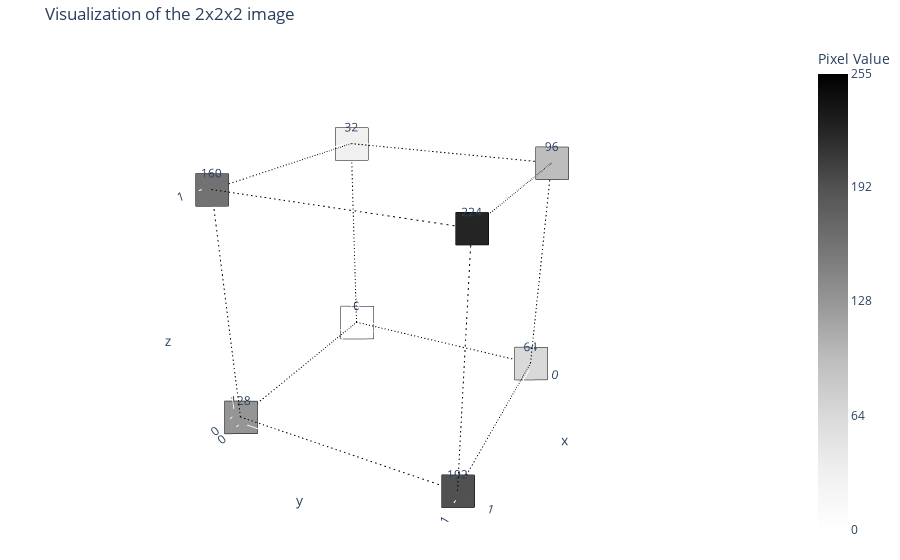

The cell this chart's notebook holds for it:
### Code cell
plot_3d_image(image, title="Visualization of the 2x2x2 image", draw_grid=True)

### Figure 1 — Plotly figure (JSON) as saved in the notebook; plotly's stock layout.template omitted (floating-point values rounded to 4 significant figures)
{"data": [{"marker": {"cmax": 255, "cmin": 0, "color": [0, 32, 64, 96, 128, 160, 192, 224], "colorbar": {"ticktext": ["0", "64", "128", "192", "255"], "tickvals": [0, 64, 128, 192, 255], "title": {"text": "Pixel Value"}}, "colorscale": [[0, "rgb(255,255,255)"], [0.125, "rgb(240,240,240)"], [0.25, "rgb(217,217,217)"], [0.375, "rgb(189,189,189)"], [0.5, "rgb(150,150,150)"], [0.625, "rgb(115,115,115)"], [0.75, "rgb(82,82,82)"], [0.875, "rgb(37,37,37)"], [1, "rgb(0,0,0)"]], "line": {"color": "black", "width": 2}, "size": 12, "symbol": "square"}, "mode": "markers+text", "showlegend": false, "text": [0.0, 32.0, 64.0, 96.0, 128.0, 160.0, 192.0, 224.0], "textposition": "top center", "type": "scatter3d", "x": [0, 0, 0, 0, 1, 1, 1, 1], "y": [0, 0, 1, 1, 0, 0, 1, 1], "z": [0, 1, 0, 1, 0, 1, 0, 1]}, {"line": {"color": "black", "dash": "dash", "width": 2}, "mode": "lines", "showlegend": false, "type": "scatter3d", "x": [0, 1], "y": [0, 0], "z": [0, 0]}, {"line": {"color": "black", "dash": "dash", "width": 2}, "mode": "lines", "showlegend": false, "type": "scatter3d", "x": [0, 1], "y": [0, 0], "z": [1, 1]}, {"line": {"color": "black", "dash": "dash", "width": 2}, "mode": "lines", "showlegend": false, "type": "scatter3d", "x": [0, 1], "y": [0, 0], "z": [0, 0]}, {"line": {"color": "black", "dash": "dash", "width": 2}, "mode": "lines", "showlegend": false, "type": "scatter3d", "x": [0, 1], "y": [0, 0], "z": [1, 1]}, {"line": {"color": "black", "dash": "dash", "width": 2}, "mode": "lines", "showlegend": false, "type": "scatter3d", "x": [0, 1], "y": [0, 0], "z": [0, 0]}, {"line": {"color": "black", "dash": "dash", "width": 2}, "mode": "lines", "showlegend": false, "type": "scatter3d", "x": [0, 1], "y": [0, 0], "z": [1, 1]}, {"line": {"color": "black", "dash": "dash", "width": 2}, "mode": "lines", "showlegend": false, "type": "scatter3d", "x": [0, 1], "y": [0, 0], "z": [0, 0]}, {"line": {"color": "black", "dash": "dash", "width": 2}, "mode": "lines", "showlegend": false, "type": "scatter3d", "x": [0, 1], "y": [0, 0], "z": [1, 1]}, {"line": {"color": "black", "dash": "dash", "width": 2}, "mode": "lines", "showlegend": false, "type": "scatter3d", "x": [0, 1], "y": [0, 0], "z": [0, 0]}, {"line": {"color": "black", "dash": "dash", "width": 2}, "mode": "lines", "showlegend": false, "type": "scatter3d", "x": [0, 1], "y": [0, 0], "z": [1, 1]}, {"line": {"color": "black", "dash": "dash", "width": 2}, "mode": "lines", "showlegend": false, "type": "scatter3d", "x": [0, 1], "y": [0, 0], "z": [0, 0]}, {"line": {"color": "black", "dash": "dash", "width": 2}, "mode": "lines", "showlegend": false, "type": "scatter3d", "x": [0, 1], "y": [0, 0], "z": [1, 1]}, {"line": {"color": "black", "dash": "dash", "width": 2}, "mode": "lines", "showlegend": false, "type": "scatter3d", "x": [0, 1], "y": [0, 0], "z": [0, 0]}, {"line": {"color": "black", "dash": "dash", "width": 2}, "mode": "lines", "showlegend": false, "type": "scatter3d", "x": [0, 1], "y": [0, 0], "z": [1, 1]}, {"line": {"color": "black", "dash": "dash", "width": 2}, "mode": "lines", "showlegend": false, "type": "scatter3d", "x": [0, 1], "y": [0, 0], "z": [0, 0]}, {"line": {"color": "black", "dash": "dash", "width": 2}, "mode": "lines", "showlegend": false, "type": "scatter3d", "x": [0, 1], "y": [0, 0], "z": [1, 1]}, {"line": {"color": "black", "dash": "dash", "width": 2}, "mode": "lines", "showlegend": false, "type": "scatter3d", "x": [0, 1], "y": [1, 1], "z": [0, 0]}, {"line": {"color": "black", "dash": "dash", "width": 2}, "mode": "lines", "showlegend": false, "type": "scatter3d", "x": [0, 1], "y": [1, 1], "z": [1, 1]}, {"line": {"color": "black", "dash": "dash", "width": 2}, "mode": "lines", "showlegend": false, "type": "scatter3d", "x": [0, 1], "y": [1, 1], "z": [0, 0]}, {"line": {"color": "black", "dash": "dash", "width": 2}, "mode": "lines", "showlegend": false, "type": "scatter3d", "x": [0, 1], "y": [1, 1], "z": [1, 1]}, {"line": {"color": "black", "dash": "dash", "width": 2}, "mode": "lines", "showlegend": false, "type": "scatter3d", "x": [0, 1], "y": [1, 1], "z": [0, 0]}, {"line": {"color": "black", "dash": "dash", "width": 2}, "mode": "lines", "showlegend": false, "type": "scatter3d", "x": [0, 1], "y": [1, 1], "z": [1, 1]}, {"line": {"color": "black", "dash": "dash", "width": 2}, "mode": "lines", "showlegend": false, "type": "scatter3d", "x": [0, 1], "y": [1, 1], "z": [0, 0]}, {"line": {"color": "black", "dash": "dash", "width": 2}, "mode": "lines", "showlegend": false, "type": "scatter3d", "x": [0, 1], "y": [1, 1], "z": [1, 1]}, {"line": {"color": "black", "dash": "dash", "width": 2}, "mode": "lines", "showlegend": false, "type": "scatter3d", "x": [0, 1], "y": [1, 1], "z": [0, 0]}, {"line": {"color": "black", "dash": "dash", "width": 2}, "mode": "lines", "showlegend": false, "type": "scatter3d", "x": [0, 1], "y": [1, 1], "z": [1, 1]}, {"line": {"color": "black", "dash": "dash", "width": 2}, "mode": "lines", "showlegend": false, "type": "scatter3d", "x": [0, 1], "y": [1, 1], "z": [0, 0]}, {"line": {"color": "black", "dash": "dash", "width": 2}, "mode": "lines", "showlegend": false, "type": "scatter3d", "x": [0, 1], "y": [1, 1], "z": [1, 1]}, {"line": {"color": "black", "dash": "dash", "width": 2}, "mode": "lines", "showlegend": false, "type": "scatter3d", "x": [0, 1], "y": [1, 1], "z": [0, 0]}, {"line": {"color": "black", "dash": "dash", "width": 2}, "mode": "lines", "showlegend": false, "type": "scatter3d", "x": [0, 1], "y": [1, 1], "z": [1, 1]}, {"line": {"color": "black", "dash": "dash", "width": 2}, "mode": "lines", "showlegend": false, "type": "scatter3d", "x": [0, 1], "y": [1, 1], "z": [0, 0]}, {"line": {"color": "black", "dash": "dash", "width": 2}, "mode": "lines", "showlegend": false, "type": "scatter3d", "x": [0, 1], "y": [1, 1], "z": [1, 1]}, {"line": {"color": "black", "dash": "dash", "width": 2}, "mode": "lines", "showlegend": false, "type": "scatter3d", "x": [0, 1], "y": [0, 0], "z": [0, 0]}, {"line": {"color": "black", "dash": "dash", "width": 2}, "mode": "lines", "showlegend": false, "type": "scatter3d", "x": [0, 1], "y": [0, 0], "z": [1, 1]}, {"line": {"color": "black", "dash": "dash", "width": 2}, "mode": "lines", "showlegend": false, "type": "scatter3d", "x": [0, 1], "y": [0, 0], "z": [0, 0]}, {"line": {"color": "black", "dash": "dash", "width": 2}, "mode": "lines", "showlegend": false, "type": "scatter3d", "x": [0, 1], "y": [0, 0], "z": [1, 1]}, {"line": {"color": "black", "dash": "dash", "width": 2}, "mode": "lines", "showlegend": false, "type": "scatter3d", "x": [0, 1], "y": [0, 0], "z": [0, 0]}, {"line": {"color": "black", "dash": "dash", "width": 2}, "mode": "lines", "showlegend": false, "type": "scatter3d", "x": [0, 1], "y": [0, 0], "z": [1, 1]}, {"line": {"color": "black", "dash": "dash", "width": 2}, "mode": "lines", "showlegend": false, "type": "scatter3d", "x": [0, 1], "y": [0, 0], "z": [0, 0]}, {"line": {"color": "black", "dash": "dash", "width": 2}, "mode": "lines", "showlegend": false, "type": "scatter3d", "x": [0, 1], "y": [0, 0], "z": [1, 1]}, {"line": {"color": "black", "dash": "dash", "width": 2}, "mode": "lines", "showlegend": false, "type": "scatter3d", "x": [0, 1], "y": [0, 0], "z": [0, 0]}, {"line": {"color": "black", "dash": "dash", "width": 2}, "mode": "lines", "showlegend": false, "type": "scatter3d", "x": [0, 1], "y": [0, 0], "z": [1, 1]}, {"line": {"color": "black", "dash": "dash", "width": 2}, "mode": "lines", "showlegend": false, "type": "scatter3d", "x": [0, 1], "y": [0, 0], "z": [0, 0]}, {"line": {"color": "black", "dash": "dash", "width": 2}, "mode": "lines", "showlegend": false, "type": "scatter3d", "x": [0, 1], "y": [0, 0], "z": [1, 1]}, {"line": {"color": "black", "dash": "dash", "width": 2}, "mode": "lines", "showlegend": false, "type": "scatter3d", "x": [0, 1], "y": [0, 0], "z": [0, 0]}, {"line": {"color": "black", "dash": "dash", "width": 2}, "mode": "lines", "showlegend": false, "type": "scatter3d", "x": [0, 1], "y": [0, 0], "z": [1, 1]}, {"line": {"color": "black", "dash": "dash", "width": 2}, "mode": "lines", "showlegend": false, "type": "scatter3d", "x": [0, 1], "y": [0, 0], "z": [0, 0]}, {"line": {"color": "black", "dash": "dash", "width": 2}, "mode": "lines", "showlegend": false, "type": "scatter3d", "x": [0, 1], "y": [0, 0], "z": [1, 1]}, {"line": {"color": "black", "dash": "dash", "width": 2}, "mode": "lines", "showlegend": false, "type": "scatter3d", "x": [0, 1], "y": [1, 1], "z": [0, 0]}, {"line": {"color": "black", "dash": "dash", "width": 2}, "mode": "lines", "showlegend": false, "type": "scatter3d", "x": [0, 1], "y": [1, 1], "z": [1, 1]}, {"line": {"color": "black", "dash": "dash", "width": 2}, "mode": "lines", "showlegend": false, "type": "scatter3d", "x": [0, 1], "y": [1, 1], "z": [0, 0]}, {"line": {"color": "black", "dash": "dash", "width": 2}, "mode": "lines", "showlegend": false, "type": "scatter3d", "x": [0, 1], "y": [1, 1], "z": [1, 1]}, {"line": {"color": "black", "dash": "dash", "width": 2}, "mode": "lines", "showlegend": false, "type": "scatter3d", "x": [0, 1], "y": [1, 1], "z": [0, 0]}, {"line": {"color": "black", "dash": "dash", "width": 2}, "mode": "lines", "showlegend": false, "type": "scatter3d", "x": [0, 1], "y": [1, 1], "z": [1, 1]}, {"line": {"color": "black", "dash": "dash", "width": 2}, "mode": "lines", "showlegend": false, "type": "scatter3d", "x": [0, 1], "y": [1, 1], "z": [0, 0]}, {"line": {"color": "black", "dash": "dash", "width": 2}, "mode": "lines", "showlegend": false, "type": "scatter3d", "x": [0, 1], "y": [1, 1], "z": [1, 1]}, {"line": {"color": "black", "dash": "dash", "width": 2}, "mode": "lines", "showlegend": false, "type": "scatter3d", "x": [0, 1], "y": [1, 1], "z": [0, 0]}, {"line": {"color": "black", "dash": "dash", "width": 2}, "mode": "lines", "showlegend": false, "type": "scatter3d", "x": [0, 1], "y": [1, 1], "z": [1, 1]}, {"line": {"color": "black", "dash": "dash", "width": 2}, "mode": "lines", "showlegend": false, "type": "scatter3d", "x": [0, 1], "y": [1, 1], "z": [0, 0]}, {"line": {"color": "black", "dash": "dash", "width": 2}, "mode": "lines", "showlegend": false, "type": "scatter3d", "x": [0, 1], "y": [1, 1], "z": [1, 1]}, {"line": {"color": "black", "dash": "dash", "width": 2}, "mode": "lines", "showlegend": false, "type": "scatter3d", "x": [0, 1], "y": [1, 1], "z": [0, 0]}, {"line": {"color": "black", "dash": "dash", "width": 2}, "mode": "lines", "showlegend": false, "type": "scatter3d", "x": [0, 1], "y": [1, 1], "z": [1, 1]}, {"line": {"color": "black", "dash": "dash", "width": 2}, "mode": "lines", "showlegend": false, "type": "scatter3d", "x": [0, 1], "y": [1, 1], "z": [0, 0]}, {"line": {"color": "black", "dash": "dash", "width": 2}, "mode": "lines", "showlegend": false, "type": "scatter3d", "x": [0, 1], "y": [1, 1], "z": [1, 1]}, {"line": {"color": "black", "dash": "dash", "width": 2}, "mode": "lines", "showlegend": false, "type": "scatter3d", "x": [0, 0], "y": [0, 1], "z": [0, 0]}, {"line": {"color": "black", "dash": "dash", "width": 2}, "mode": "lines", "showlegend": false, "type": "scatter3d", "x": [0, 0], "y": [0, 1], "z": [1, 1]}, {"line": {"color": "black", "dash": "dash", "width": 2}, "mode": "lines", "showlegend": false, "type": "scatter3d", "x": [0, 0], "y": [0, 1], "z": [0, 0]}, {"line": {"color": "black", "dash": "dash", "width": 2}, "mode": "lines", "showlegend": false, "type": "scatter3d", "x": [0, 0], "y": [0, 1], "z": [1, 1]}, {"line": {"color": "black", "dash": "dash", "width": 2}, "mode": "lines", "showlegend": false, "type": "scatter3d", "x": [0, 0], "y": [0, 1], "z": [0, 0]}, {"line": {"color": "black", "dash": "dash", "width": 2}, "mode": "lines", "showlegend": false, "type": "scatter3d", "x": [0, 0], "y": [0, 1], "z": [1, 1]}, {"line": {"color": "black", "dash": "dash", "width": 2}, "mode": "lines", "showlegend": false, "type": "scatter3d", "x": [0, 0], "y": [0, 1], "z": [0, 0]}, {"line": {"color": "black", "dash": "dash", "width": 2}, "mode": "lines", "showlegend": false, "type": "scatter3d", "x": [0, 0], "y": [0, 1], "z": [1, 1]}, {"line": {"color": "black", "dash": "dash", "width": 2}, "mode": "lines", "showlegend": false, "type": "scatter3d", "x": [0, 0], "y": [0, 1], "z": [0, 0]}, {"line": {"color": "black", "dash": "dash", "width": 2}, "mode": "lines", "showlegend": false, "type": "scatter3d", "x": [0, 0], "y": [0, 1], "z": [1, 1]}, {"line": {"color": "black", "dash": "dash", "width": 2}, "mode": "lines", "showlegend": false, "type": "scatter3d", "x": [0, 0], "y": [0, 1], "z": [0, 0]}, {"line": {"color": "black", "dash": "dash", "width": 2}, "mode": "lines", "showlegend": false, "type": "scatter3d", "x": [0, 0], "y": [0, 1], "z": [1, 1]}, {"line": {"color": "black", "dash": "dash", "width": 2}, "mode": "lines", "showlegend": false, "type": "scatter3d", "x": [0, 0], "y": [0, 1], "z": [0, 0]}, {"line": {"color": "black", "dash": "dash", "width": 2}, "mode": "lines", "showlegend": false, "type": "scatter3d", "x": [0, 0], "y": [0, 1], "z": [1, 1]}, {"line": {"color": "black", "dash": "dash", "width": 2}, "mode": "lines", "showlegend": false, "type": "scatter3d", "x": [0, 0], "y": [0, 1], "z": [0, 0]}, {"line": {"color": "black", "dash": "dash", "width": 2}, "mode": "lines", "showlegend": false, "type": "scatter3d", "x": [0, 0], "y": [0, 1], "z": [1, 1]}, {"line": {"color": "black", "dash": "dash", "width": 2}, "mode": "lines", "showlegend": false, "type": "scatter3d", "x": [0, 0], "y": [0, 1], "z": [0, 0]}, {"line": {"color": "black", "dash": "dash", "width": 2}, "mode": "lines", "showlegend": false, "type": "scatter3d", "x": [0, 0], "y": [0, 1], "z": [1, 1]}, {"line": {"color": "black", "dash": "dash", "width": 2}, "mode": "lines", "showlegend": false, "type": "scatter3d", "x": [0, 0], "y": [0, 1], "z": [0, 0]}, {"line": {"color": "black", "dash": "dash", "width": 2}, "mode": "lines", "showlegend": false, "type": "scatter3d", "x": [0, 0], "y": [0, 1], "z": [1, 1]}, {"line": {"color": "black", "dash": "dash", "width": 2}, "mode": "lines", "showlegend": false, "type": "scatter3d", "x": [0, 0], "y": [0, 1], "z": [0, 0]}, {"line": {"color": "black", "dash": "dash", "width": 2}, "mode": "lines", "showlegend": false, "type": "scatter3d", "x": [0, 0], "y": [0, 1], "z": [1, 1]}, {"line": {"color": "black", "dash": "dash", "width": 2}, "mode": "lines", "showlegend": false, "type": "scatter3d", "x": [0, 0], "y": [0, 1], "z": [0, 0]}, {"line": {"color": "black", "dash": "dash", "width": 2}, "mode": "lines", "showlegend": false, "type": "scatter3d", "x": [0, 0], "y": [0, 1], "z": [1, 1]}, {"line": {"color": "black", "dash": "dash", "width": 2}, "mode": "lines", "showlegend": false, "type": "scatter3d", "x": [0, 0], "y": [0, 1], "z": [0, 0]}, {"line": {"color": "black", "dash": "dash", "width": 2}, "mode": "lines", "showlegend": false, "type": "scatter3d", "x": [0, 0], "y": [0, 1], "z": [1, 1]}, {"line": {"color": "black", "dash": "dash", "width": 2}, "mode": "lines", "showlegend": false, "type": "scatter3d", "x": [0, 0], "y": [0, 1], "z": [0, 0]}, {"line": {"color": "black", "dash": "dash", "width": 2}, "mode": "lines", "showlegend": false, "type": "scatter3d", "x": [0, 0], "y": [0, 1], "z": [1, 1]}, {"line": {"color": "black", "dash": "dash", "width": 2}, "mode": "lines", "showlegend": false, "type": "scatter3d", "x": [0, 0], "y": [0, 1], "z": [0, 0]}, {"line": {"color": "black", "dash": "dash", "width": 2}, "mode": "lines", "showlegend": false, "type": "scatter3d", "x": [0, 0], "y": [0, 1], "z": [1, 1]}, {"line": {"color": "black", "dash": "dash", "width": 2}, "mode": "lines", "showlegend": false, "type": "scatter3d", "x": [0, 0], "y": [0, 1], "z": [0, 0]}, {"line": {"color": "black", "dash": "dash", "width": 2}, "mode": "lines", "showlegend": false, "type": "scatter3d", "x": [0, 0], "y": [0, 1], "z": [1, 1]}, {"line": {"color": "black", "dash": "dash", "width": 2}, "mode": "lines", "showlegend": false, "type": "scatter3d", "x": [1, 1], "y": [0, 1], "z": [0, 0]}, {"line": {"color": "black", "dash": "dash", "width": 2}, "mode": "lines", "showlegend": false, "type": "scatter3d", "x": [1, 1], "y": [0, 1], "z": [1, 1]}, {"line": {"color": "black", "dash": "dash", "width": 2}, "mode": "lines", "showlegend": false, "type": "scatter3d", "x": [1, 1], "y": [0, 1], "z": [0, 0]}, {"line": {"color": "black", "dash": "dash", "width": 2}, "mode": "lines", "showlegend": false, "type": "scatter3d", "x": [1, 1], "y": [0, 1], "z": [1, 1]}, {"line": {"color": "black", "dash": "dash", "width": 2}, "mode": "lines", "showlegend": false, "type": "scatter3d", "x": [1, 1], "y": [0, 1], "z": [0, 0]}, {"line": {"color": "black", "dash": "dash", "width": 2}, "mode": "lines", "showlegend": false, "type": "scatter3d", "x": [1, 1], "y": [0, 1], "z": [1, 1]}, {"line": {"color": "black", "dash": "dash", "width": 2}, "mode": "lines", "showlegend": false, "type": "scatter3d", "x": [1, 1], "y": [0, 1], "z": [0, 0]}, {"line": {"color": "black", "dash": "dash", "width": 2}, "mode": "lines", "showlegend": false, "type": "scatter3d", "x": [1, 1], "y": [0, 1], "z": [1, 1]}, {"line": {"color": "black", "dash": "dash", "width": 2}, "mode": "lines", "showlegend": false, "type": "scatter3d", "x": [1, 1], "y": [0, 1], "z": [0, 0]}, {"line": {"color": "black", "dash": "dash", "width": 2}, "mode": "lines", "showlegend": false, "type": "scatter3d", "x": [1, 1], "y": [0, 1], "z": [1, 1]}, {"line": {"color": "black", "dash": "dash", "width": 2}, "mode": "lines", "showlegend": false, "type": "scatter3d", "x": [1, 1], "y": [0, 1], "z": [0, 0]}, {"line": {"color": "black", "dash": "dash", "width": 2}, "mode": "lines", "showlegend": false, "type": "scatter3d", "x": [1, 1], "y": [0, 1], "z": [1, 1]}, {"line": {"color": "black", "dash": "dash", "width": 2}, "mode": "lines", "showlegend": false, "type": "scatter3d", "x": [1, 1], "y": [0, 1], "z": [0, 0]}, {"line": {"color": "black", "dash": "dash", "width": 2}, "mode": "lines", "showlegend": false, "type": "scatter3d", "x": [1, 1], "y": [0, 1], "z": [1, 1]}, {"line": {"color": "black", "dash": "dash", "width": 2}, "mode": "lines", "showlegend": false, "type": "scatter3d", "x": [1, 1], "y": [0, 1], "z": [0, 0]}, {"line": {"color": "black", "dash": "dash", "width": 2}, "mode": "lines", "showlegend": false, "type": "scatter3d", "x": [1, 1], "y": [0, 1], "z": [1, 1]}, {"line": {"color": "black", "dash": "dash", "width": 2}, "mode": "lines", "showlegend": false, "type": "scatter3d", "x": [1, 1], "y": [0, 1], "z": [0, 0]}, {"line": {"color": "black", "dash": "dash", "width": 2}, "mode": "lines", "showlegend": false, "type": "scatter3d", "x": [1, 1], "y": [0, 1], "z": [1, 1]}, {"line": {"color": "black", "dash": "dash", "width": 2}, "mode": "lines", "showlegend": false, "type": "scatter3d", "x": [1, 1], "y": [0, 1], "z": [0, 0]}, {"line": {"color": "black", "dash": "dash", "width": 2}, "mode": "lines", "showlegend": false, "type": "scatter3d", "x": [1, 1], "y": [0, 1], "z": [1, 1]}, {"line": {"color": "black", "dash": "dash", "width": 2}, "mode": "lines", "showlegend": false, "type": "scatter3d", "x": [1, 1], "y": [0, 1], "z": [0, 0]}, {"line": {"color": "black", "dash": "dash", "width": 2}, "mode": "lines", "showlegend": false, "type": "scatter3d", "x": [1, 1], "y": [0, 1], "z": [1, 1]}, {"line": {"color": "black", "dash": "dash", "width": 2}, "mode": "lines", "showlegend": false, "type": "scatter3d", "x": [1, 1], "y": [0, 1], "z": [0, 0]}, {"line": {"color": "black", "dash": "dash", "width": 2}, "mode": "lines", "showlegend": false, "type": "scatter3d", "x": [1, 1], "y": [0, 1], "z": [1, 1]}, {"line": {"color": "black", "dash": "dash", "width": 2}, "mode": "lines", "showlegend": false, "type": "scatter3d", "x": [1, 1], "y": [0, 1], "z": [0, 0]}, {"line": {"color": "black", "dash": "dash", "width": 2}, "mode": "lines", "showlegend": false, "type": "scatter3d", "x": [1, 1], "y": [0, 1], "z": [1, 1]}, {"line": {"color": "black", "dash": "dash", "width": 2}, "mode": "lines", "showlegend": false, "type": "scatter3d", "x": [1, 1], "y": [0, 1], "z": [0, 0]}, {"line": {"color": "black", "dash": "dash", "width": 2}, "mode": "lines", "showlegend": false, "type": "scatter3d", "x": [1, 1], "y": [0, 1], "z": [1, 1]}, {"line": {"color": "black", "dash": "dash", "width": 2}, "mode": "lines", "showlegend": false, "type": "scatter3d", "x": [1, 1], "y": [0, 1], "z": [0, 0]}, {"line": {"color": "black", "dash": "dash", "width": 2}, "mode": "lines", "showlegend": false, "type": "scatter3d", "x": [1, 1], "y": [0, 1], "z": [1, 1]}, {"line": {"color": "black", "dash": "dash", "width": 2}, "mode": "lines", "showlegend": false, "type": "scatter3d", "x": [1, 1], "y": [0, 1], "z": [0, 0]}, {"line": {"color": "black", "dash": "dash", "width": 2}, "mode": "lines", "showlegend": false, "type": "scatter3d", "x": [1, 1], "y": [0, 1], "z": [1, 1]}, {"line": {"color": "black", "dash": "dash", "width": 2}, "mode": "lines", "showlegend": false, "type": "scatter3d", "x": [0, 0], "y": [0, 0], "z": [0, 1]}, {"line": {"color": "black", "dash": "dash", "width": 2}, "mode": "lines", "showlegend": false, "type": "scatter3d", "x": [0, 0], "y": [0, 0], "z": [0, 1]}, {"line": {"color": "black", "dash": "dash", "width": 2}, "mode": "lines", "showlegend": false, "type": "scatter3d", "x": [0, 0], "y": [1, 1], "z": [0, 1]}, {"line": {"color": "black", "dash": "dash", "width": 2}, "mode": "lines", "showlegend": false, "type": "scatter3d", "x": [0, 0], "y": [1, 1], "z": [0, 1]}, {"line": {"color": "black", "dash": "dash", "width": 2}, "mode": "lines", "showlegend": false, "type": "scatter3d", "x": [0, 0], "y": [0, 0], "z": [0, 1]}, {"line": {"color": "black", "dash": "dash", "width": 2}, "mode": "lines", "showlegend": false, "type": "scatter3d", "x": [0, 0], "y": [0, 0], "z": [0, 1]}, {"line": {"color": "black", "dash": "dash", "width": 2}, "mode": "lines", "showlegend": false, "type": "scatter3d", "x": [0, 0], "y": [1, 1], "z": [0, 1]}, {"line": {"color": "black", "dash": "dash", "width": 2}, "mode": "lines", "showlegend": false, "type": "scatter3d", "x": [0, 0], "y": [1, 1], "z": [0, 1]}, {"line": {"color": "black", "dash": "dash", "width": 2}, "mode": "lines", "showlegend": false, "type": "scatter3d", "x": [0, 0], "y": [0, 0], "z": [0, 1]}, {"line": {"color": "black", "dash": "dash", "width": 2}, "mode": "lines", "showlegend": false, "type": "scatter3d", "x": [0, 0], "y": [0, 0], "z": [0, 1]}, {"line": {"color": "black", "dash": "dash", "width": 2}, "mode": "lines", "showlegend": false, "type": "scatter3d", "x": [0, 0], "y": [1, 1], "z": [0, 1]}, {"line": {"color": "black", "dash": "dash", "width": 2}, "mode": "lines", "showlegend": false, "type": "scatter3d", "x": [0, 0], "y": [1, 1], "z": [0, 1]}, {"line": {"color": "black", "dash": "dash", "width": 2}, "mode": "lines", "showlegend": false, "type": "scatter3d", "x": [0, 0], "y": [0, 0], "z": [0, 1]}, {"line": {"color": "black", "dash": "dash", "width": 2}, "mode": "lines", "showlegend": false, "type": "scatter3d", "x": [0, 0], "y": [0, 0], "z": [0, 1]}, {"line": {"color": "black", "dash": "dash", "width": 2}, "mode": "lines", "showlegend": false, "type": "scatter3d", "x": [0, 0], "y": [1, 1], "z": [0, 1]}, {"line": {"color": "black", "dash": "dash", "width": 2}, "mode": "lines", "showlegend": false, "type": "scatter3d", "x": [0, 0], "y": [1, 1], "z": [0, 1]}, {"line": {"color": "black", "dash": "dash", "width": 2}, "mode": "lines", "showlegend": false, "type": "scatter3d", "x": [0, 0], "y": [0, 0], "z": [0, 1]}, {"line": {"color": "black", "dash": "dash", "width": 2}, "mode": "lines", "showlegend": false, "type": "scatter3d", "x": [0, 0], "y": [0, 0], "z": [0, 1]}, {"line": {"color": "black", "dash": "dash", "width": 2}, "mode": "lines", "showlegend": false, "type": "scatter3d", "x": [0, 0], "y": [1, 1], "z": [0, 1]}, {"line": {"color": "black", "dash": "dash", "width": 2}, "mode": "lines", "showlegend": false, "type": "scatter3d", "x": [0, 0], "y": [1, 1], "z": [0, 1]}, {"line": {"color": "black", "dash": "dash", "width": 2}, "mode": "lines", "showlegend": false, "type": "scatter3d", "x": [0, 0], "y": [0, 0], "z": [0, 1]}, {"line": {"color": "black", "dash": "dash", "width": 2}, "mode": "lines", "showlegend": false, "type": "scatter3d", "x": [0, 0], "y": [0, 0], "z": [0, 1]}, {"line": {"color": "black", "dash": "dash", "width": 2}, "mode": "lines", "showlegend": false, "type": "scatter3d", "x": [0, 0], "y": [1, 1], "z": [0, 1]}, {"line": {"color": "black", "dash": "dash", "width": 2}, "mode": "lines", "showlegend": false, "type": "scatter3d", "x": [0, 0], "y": [1, 1], "z": [0, 1]}, {"line": {"color": "black", "dash": "dash", "width": 2}, "mode": "lines", "showlegend": false, "type": "scatter3d", "x": [0, 0], "y": [0, 0], "z": [0, 1]}, {"line": {"color": "black", "dash": "dash", "width": 2}, "mode": "lines", "showlegend": false, "type": "scatter3d", "x": [0, 0], "y": [0, 0], "z": [0, 1]}, {"line": {"color": "black", "dash": "dash", "width": 2}, "mode": "lines", "showlegend": false, "type": "scatter3d", "x": [0, 0], "y": [1, 1], "z": [0, 1]}, {"line": {"color": "black", "dash": "dash", "width": 2}, "mode": "lines", "showlegend": false, "type": "scatter3d", "x": [0, 0], "y": [1, 1], "z": [0, 1]}, {"line": {"color": "black", "dash": "dash", "width": 2}, "mode": "lines", "showlegend": false, "type": "scatter3d", "x": [0, 0], "y": [0, 0], "z": [0, 1]}, {"line": {"color": "black", "dash": "dash", "width": 2}, "mode": "lines", "showlegend": false, "type": "scatter3d", "x": [0, 0], "y": [0, 0], "z": [0, 1]}, {"line": {"color": "black", "dash": "dash", "width": 2}, "mode": "lines", "showlegend": false, "type": "scatter3d", "x": [0, 0], "y": [1, 1], "z": [0, 1]}, {"line": {"color": "black", "dash": "dash", "width": 2}, "mode": "lines", "showlegend": false, "type": "scatter3d", "x": [0, 0], "y": [1, 1], "z": [0, 1]}, {"line": {"color": "black", "dash": "dash", "width": 2}, "mode": "lines", "showlegend": false, "type": "scatter3d", "x": [1, 1], "y": [0, 0], "z": [0, 1]}, {"line": {"color": "black", "dash": "dash", "width": 2}, "mode": "lines", "showlegend": false, "type": "scatter3d", "x": [1, 1], "y": [0, 0], "z": [0, 1]}, {"line": {"color": "black", "dash": "dash", "width": 2}, "mode": "lines", "showlegend": false, "type": "scatter3d", "x": [1, 1], "y": [1, 1], "z": [0, 1]}, {"line": {"color": "black", "dash": "dash", "width": 2}, "mode": "lines", "showlegend": false, "type": "scatter3d", "x": [1, 1], "y": [1, 1], "z": [0, 1]}, {"line": {"color": "black", "dash": "dash", "width": 2}, "mode": "lines", "showlegend": false, "type": "scatter3d", "x": [1, 1], "y": [0, 0], "z": [0, 1]}, {"line": {"color": "black", "dash": "dash", "width": 2}, "mode": "lines", "showlegend": false, "type": "scatter3d", "x": [1, 1], "y": [0, 0], "z": [0, 1]}, {"line": {"color": "black", "dash": "dash", "width": 2}, "mode": "lines", "showlegend": false, "type": "scatter3d", "x": [1, 1], "y": [1, 1], "z": [0, 1]}, {"line": {"color": "black", "dash": "dash", "width": 2}, "mode": "lines", "showlegend": false, "type": "scatter3d", "x": [1, 1], "y": [1, 1], "z": [0, 1]}, {"line": {"color": "black", "dash": "dash", "width": 2}, "mode": "lines", "showlegend": false, "type": "scatter3d", "x": [1, 1], "y": [0, 0], "z": [0, 1]}, {"line": {"color": "black", "dash": "dash", "width": 2}, "mode": "lines", "showlegend": false, "type": "scatter3d", "x": [1, 1], "y": [0, 0], "z": [0, 1]}, {"line": {"color": "black", "dash": "dash", "width": 2}, "mode": "lines", "showlegend": false, "type": "scatter3d", "x": [1, 1], "y": [1, 1], "z": [0, 1]}, {"line": {"color": "black", "dash": "dash", "width": 2}, "mode": "lines", "showlegend": false, "type": "scatter3d", "x": [1, 1], "y": [1, 1], "z": [0, 1]}, {"line": {"color": "black", "dash": "dash", "width": 2}, "mode": "lines", "showlegend": false, "type": "scatter3d", "x": [1, 1], "y": [0, 0], "z": [0, 1]}, {"line": {"color": "black", "dash": "dash", "width": 2}, "mode": "lines", "showlegend": false, "type": "scatter3d", "x": [1, 1], "y": [0, 0], "z": [0, 1]}, {"line": {"color": "black", "dash": "dash", "width": 2}, "mode": "lines", "showlegend": false, "type": "scatter3d", "x": [1, 1], "y": [1, 1], "z": [0, 1]}, {"line": {"color": "black", "dash": "dash", "width": 2}, "mode": "lines", "showlegend": false, "type": "scatter3d", "x": [1, 1], "y": [1, 1], "z": [0, 1]}, {"line": {"color": "black", "dash": "dash", "width": 2}, "mode": "lines", "showlegend": false, "type": "scatter3d", "x": [1, 1], "y": [0, 0], "z": [0, 1]}, {"line": {"color": "black", "dash": "dash", "width": 2}, "mode": "lines", "showlegend": false, "type": "scatter3d", "x": [1, 1], "y": [0, 0], "z": [0, 1]}, {"line": {"color": "black", "dash": "dash", "width": 2}, "mode": "lines", "showlegend": false, "type": "scatter3d", "x": [1, 1], "y": [1, 1], "z": [0, 1]}, {"line": {"color": "black", "dash": "dash", "width": 2}, "mode": "lines", "showlegend": false, "type": "scatter3d", "x": [1, 1], "y": [1, 1], "z": [0, 1]}, {"line": {"color": "black", "dash": "dash", "width": 2}, "mode": "lines", "showlegend": false, "type": "scatter3d", "x": [1, 1], "y": [0, 0], "z": [0, 1]}, {"line": {"color": "black", "dash": "dash", "width": 2}, "mode": "lines", "showlegend": false, "type": "scatter3d", "x": [1, 1], "y": [0, 0], "z": [0, 1]}, {"line": {"color": "black", "dash": "dash", "width": 2}, "mode": "lines", "showlegend": false, "type": "scatter3d", "x": [1, 1], "y": [1, 1], "z": [0, 1]}, {"line": {"color": "black", "dash": "dash", "width": 2}, "mode": "lines", "showlegend": false, "type": "scatter3d", "x": [1, 1], "y": [1, 1], "z": [0, 1]}, {"line": {"color": "black", "dash": "dash", "width": 2}, "mode": "lines", "showlegend": false, "type": "scatter3d", "x": [1, 1], "y": [0, 0], "z": [0, 1]}, {"line": {"color": "black", "dash": "dash", "width": 2}, "mode": "lines", "showlegend": false, "type": "scatter3d", "x": [1, 1], "y": [0, 0], "z": [0, 1]}, {"line": {"color": "black", "dash": "dash", "width": 2}, "mode": "lines", "showlegend": false, "type": "scatter3d", "x": [1, 1], "y": [1, 1], "z": [0, 1]}, {"line": {"color": "black", "dash": "dash", "width": 2}, "mode": "lines", "showlegend": false, "type": "scatter3d", "x": [1, 1], "y": [1, 1], "z": [0, 1]}, {"line": {"color": "black", "dash": "dash", "width": 2}, "mode": "lines", "showlegend": false, "type": "scatter3d", "x": [1, 1], "y": [0, 0], "z": [0, 1]}, {"line": {"color": "black", "dash": "dash", "width": 2}, "mode": "lines", "showlegend": false, "type": "scatter3d", "x": [1, 1], "y": [0, 0], "z": [0, 1]}, {"line": {"color": "black", "dash": "dash", "width": 2}, "mode": "lines", "showlegend": false, "type": "scatter3d", "x": [1, 1], "y": [1, 1], "z": [0, 1]}, {"line": {"color": "black", "dash": "dash", "width": 2}, "mode": "lines", "showlegend": false, "type": "scatter3d", "x": [1, 1], "y": [1, 1], "z": [0, 1]}], "layout": {"margin": {"b": 20, "l": 0, "r": 0, "t": 40}, "scene": {"camera": {"eye": {"x": 2, "y": 1, "z": 1}}, "xaxis": {"dtick": 1, "showbackground": false}, "yaxis": {"dtick": 1, "showbackground": false}, "zaxis": {"dtick": 1, "showbackground": false}}, "title": {"text": "Visualization of the 2x2x2 image"}}}
